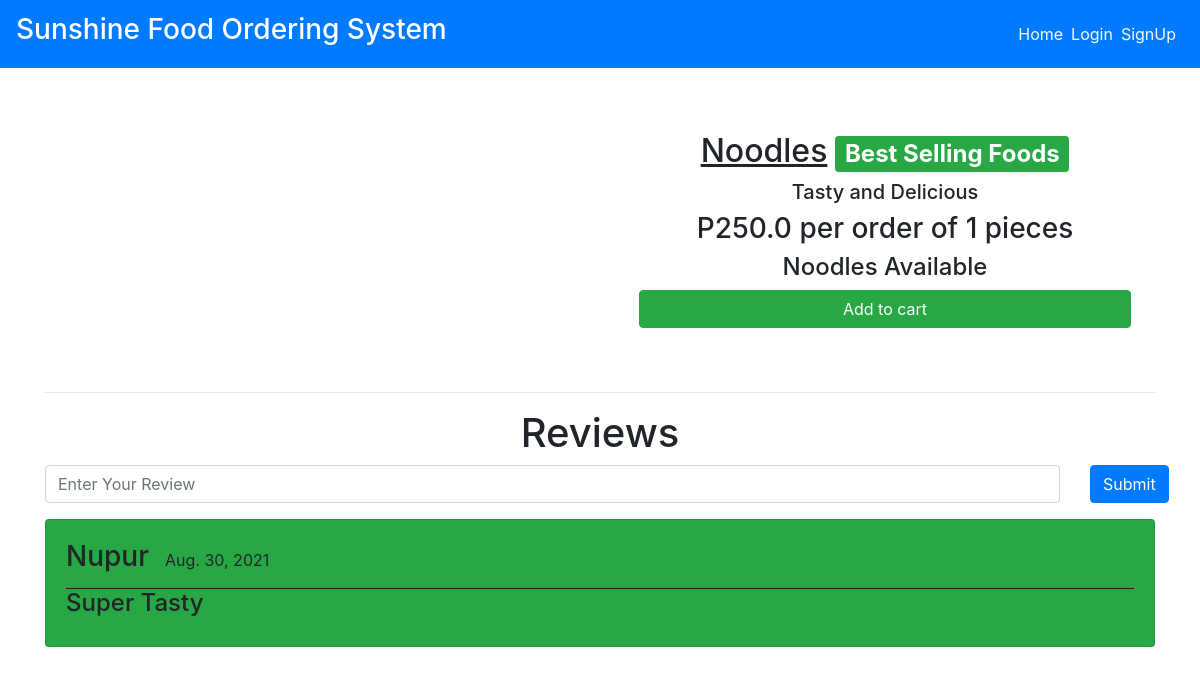
Screenshot of /dishes/Noodles with the database file from the repository.
### main/models.py (models this page shows, shortened)
class Item(models.Model):
    LABELS = (
        ('Best Selling Foods', 'Best Selling Foods'),
        ('New Food', 'New Food'),
        ('Spicy Foods🔥', 'Spicy Foods🔥'),
    )
    LABEL_COLOUR = (
        ('danger', 'danger'),
        ('success', 'success'),
        ('primary', 'primary'),
        ('info', 'info'),
        ('warning', 'warning'),
    )
    title = models.CharField(max_length=150)
    description = models.CharField(max_length=250,blank=True)
    price = models.FloatField()
    pieces = models.IntegerField(default=6)
    instructions = models.CharField(max_length=250,default="Available")
    image = models.ImageField(default='default.png', upload_to='images/')
    labels = models.CharField(max_length=25, choices=LABELS, blank=True)
    label_colour = models.CharField(max_length=15, choices=LABEL_COLOUR, blank=True)
    slug = models.SlugField(default="foods")
    created_by = models.ForeignKey(User, on_delete=models.CASCADE)

class Reviews(models.Model):
    user = models.ForeignKey(User, on_delete = models.CASCADE)
    item = models.ForeignKey(Item, on_delete = models.CASCADE)
    rslug = models.SlugField()
    review = models.TextField()
    posted_on = models.DateField(default=timezone.now)
    class Meta:
        verbose_name = 'Review'
        verbose_name_plural = 'Reviews'

### main/views.py (the view)
# urls.py: path('dishes/<slug>', views.menuDetail, name='dishes'),
def menuDetail(request, slug):
    item = Item.objects.filter(slug=slug).first()
    reviews = Reviews.objects.filter(rslug=slug).order_by('-id')[:7]
    context = {
        'item' : item,
        'reviews' : reviews,
    }
    return render(request, 'main/dishes.html', context)

### main/templates/main/dishes.html (shortened to what this page needs)
{% extends "main/layout.html" %}
{% block content %}
<div class="dishes">
  <main class="mt-3 pt-4 main">
    <div class="container dark-grey-text">
      <div class="row wow fadeIn">
        <div class="col-md-6 mb-4">
        </div>
        <div class="col-md-6 mb-4 information">
          <div class="p-4 content">
            <div class="mt-0">
                <h2><u>{{ item.title }}</u><span class="badge badge-{{ item.label_colour }} ml-2">{{ item.labels }}</span></h2>
            </div>
            <div class="lead">
              {% if item.description %}
              <h5>{{ item.description }}</h5>
              {% endif %}
              <h3>P{{ item.price }} per order of {{ item.pieces}} pieces</h3>
              <h4>{{ item.instructions }}</h4>
            </div>
            <a href="{% url 'main:add-to-cart' item.slug %}" class="btn btn-success btn-md my-0 p">Add to cart</a>
          </div>
        </div>
      </div>
      <hr>
    </div>
  </main>
  <div class="container">
    <h1 class="text-center">Reviews</h1>
    <form action="{% url 'main:add_reviews' %}" method="POST" class="mb-3">
      <div class="row">
        <div class="col-sm-11">
          <input type="text" name="review" class="form-control" placeholder="Enter Your Review">
        </div>
        <div class="col-sm-1">
          <button type="submit" class="btn btn-primary">Submit</button>
        </div>
      </div>
    </form>
    {% for review in reviews %}
    <div class="main-reviews card bg-success mb-3">
      <div class="card-body">
        <div class="user_details" style="display: flex; border-bottom: 1px solid rgb(31, 30, 30);">
          <h3 class="mr-3">{{ review.user.username }} </h3>
          <p class="mt-2">{{ review.posted_on }}</p>
        </div>
          <h4>{{ review.review }}</h4>
      </div>
    </div>
    {% endfor %}
  </div>
</div>
{% endblock content %}

### main/static/main/styles.css (style rules this page uses)
.dishes .main .container .row .content { display: flex; flex-direction: column; text-align: center; justify-content: center; }
.dishes .main .container .row .information { display: flex; flex-direction: column; text-align: center; justify-content: center; }

### rows the page displays
Item: title "Noodles", labels "Best Selling Foods", description "Tasty and Delicious", price "250.0", pieces "1", instructions "Noodles Available"
Reviews: user.username "Nupur", posted_on "Aug. 30, 2021", review "Super Tasty"
